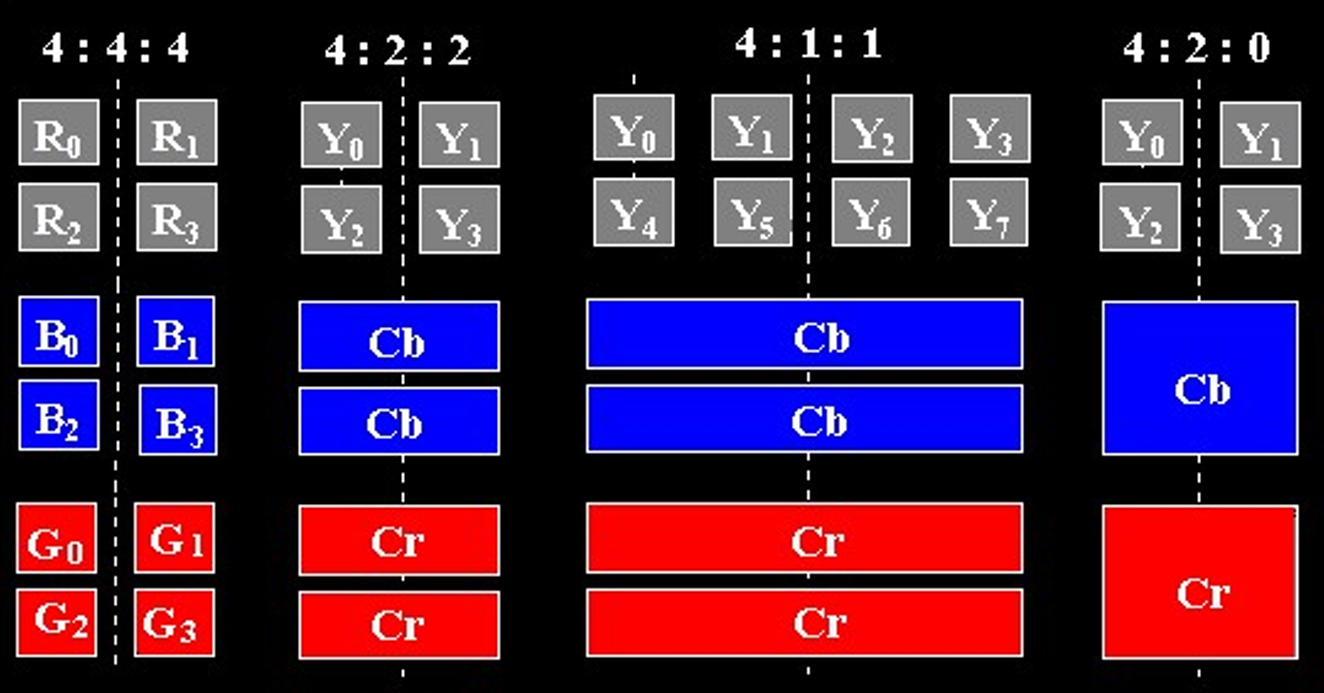
%> input picture MultimediaNotes/Pasted image 20240416155753.png, 1324 x 693 px
$ octave --eval "result = entropy('../MultimediaNotes/Pasted image 20240416155753.png');"   (GNU Octave 9; MATLAB toolbox functions it lacks are replaced by stand-ins)
%> lines starting %> are read from the running program, lines starting %| are printed output that depends on the picture
function entropy_value = entropy(image_path)
    img = imread(image_path);
%> img is the input picture: size 693x1324x3 uint8; mean R, G, B 64.4, 31.2, 63.8
    if size(img, 3) == 3  % Check if the image is RGB
        img_gray = rgb2gray(img);
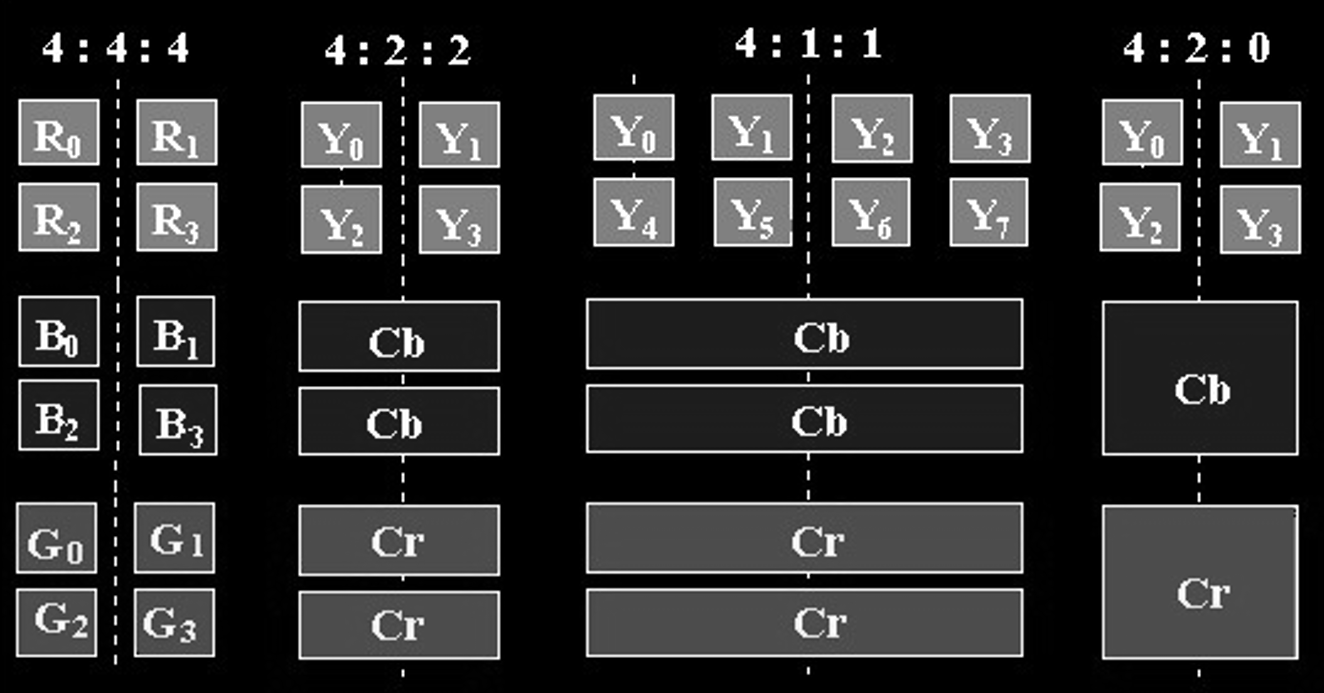
%> img_gray: size 693x1324 uint8; min 0, max 255, mean 44.8
    else
        img_gray = img;
    end
    [counts, ~] = imhist(img_gray);
%> counts = 256 values, max 392237 at index 1, min 79 at index 48, mean 3584.1
    prob = counts / sum(counts);
%> prob = 256 values, max 0.427 at index 1, min 8.61e-05 at index 48, mean 0.00391
    prob(prob == 0) = [];  % Remove zero entries
    entropy_value = -sum(prob .* log2(prob));
%> entropy_value = 4.21
end
